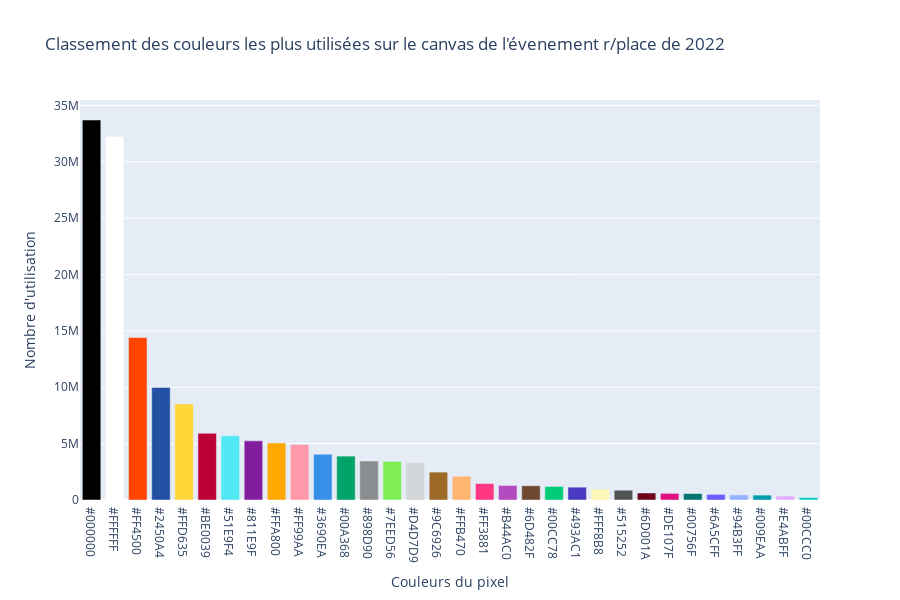

The notebook cell saved with this chart:
### Markdown cell above
# Most used colors

### Code cell
fig = px.bar(
    data_frame=df_colors_count,
    x="pixel_color",
    y="count",
    log_y=False,
    title="Classement des couleurs les plus utilisées sur le canvas de l'évenement r/place de 2022",
    labels={"pixel_color": "Couleurs du pixel", "count": "Nombre d'utilisation"},
    height=600,
    color_discrete_sequence=[df_colors_count["pixel_color"]]
)

fig.write_html("html/colors.html")
fig.show()

### Figure 1 — Plotly figure (JSON) as saved in the notebook; plotly's stock layout.template omitted (floating-point values rounded to 4 significant figures)
{"data": [{"alignmentgroup": "True", "hovertemplate": "Couleurs du pixel=%{x}<br>Nombre d'utilisation=%{y}<extra></extra>", "legendgroup": "", "marker": {"color": ["#000000", "#FFFFFF", "#FF4500", "#2450A4", "#FFD635", "#BE0039", "#51E9F4", "#811E9F", "#FFA800", "#FF99AA", "#3690EA", "#00A368", "#898D90", "#7EED56", "#D4D7D9", "#9C6926", "#FFB470", "#FF3881", "#B44AC0", "#6D482F", "#00CC78", "#493AC1", "#FFF8B8", "#515252", "#6D001A", "#DE107F", "#00756F", "#6A5CFF", "#94B3FF", "#009EAA", "#E4ABFF", "#00CCC0"], "pattern": {"shape": ""}}, "name": "", "offsetgroup": "", "orientation": "v", "showlegend": false, "textposition": "auto", "type": "bar", "x": ["#000000", "#FFFFFF", "#FF4500", "#2450A4", "#FFD635", "#BE0039", "#51E9F4", "#811E9F", "#FFA800", "#FF99AA", "#3690EA", "#00A368", "#898D90", "#7EED56", "#D4D7D9", "#9C6926", "#FFB470", "#FF3881", "#B44AC0", "#6D482F", "#00CC78", "#493AC1", "#FFF8B8", "#515252", "#6D001A", "#DE107F", "#00756F", "#6A5CFF", "#94B3FF", "#009EAA", "#E4ABFF", "#00CCC0"], "xaxis": "x", "y": [33707373, 32251013, 14411391, 9989856, 8519394, 5911656, 5700303, 5245486, 5059972, 4917803, 4058048, 3892846, 3459392, 3417234, 3324084, 2473641, 2104884, 1458787, 1287674, 1261431, 1200082, 1139365, 954642, 868805, 621230, 589247, 572587, 499248, 454178, 436083, 350909, 214898], "yaxis": "y"}], "layout": {"barmode": "relative", "height": 600, "legend": {"tracegroupgap": 0}, "title": {"text": "Classement des couleurs les plus utilisées sur le canvas de l'évenement r/place de 2022"}, "xaxis": {"anchor": "y", "domain": [0, 1], "title": {"text": "Couleurs du pixel"}}, "yaxis": {"anchor": "x", "domain": [0, 1], "title": {"text": "Nombre d'utilisation"}}}}
